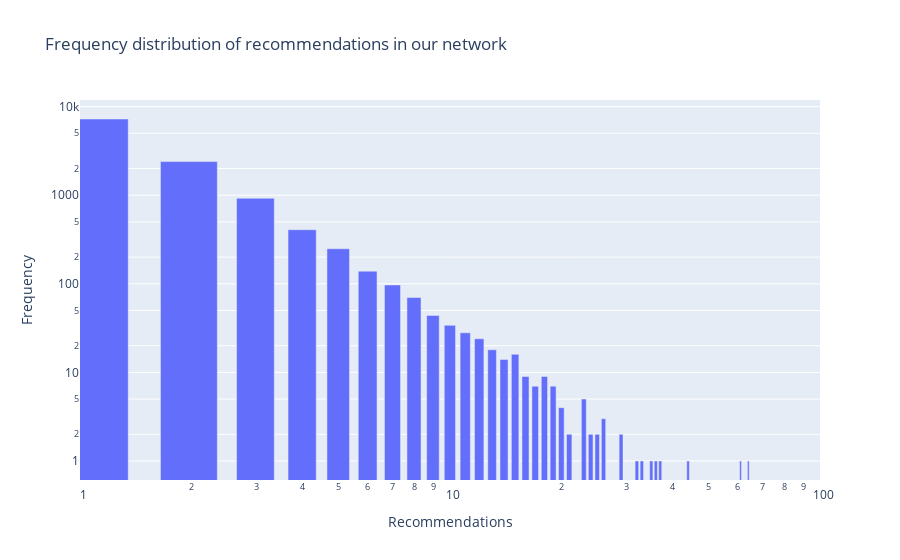

The notebook cell saved with this chart:
### Code cell
#distribution per frequency of recommendations in nodelist

RecommendationsNodelist = []
for index, row in nodeList.iterrows():
    RecommendationsNodelist.append(nodeList.loc[index, 'raccomandazioni-ricevute'])

cntRecommendationsNodelist = Counter()

mostCommon(cntRecommendationsNodelist, RecommendationsNodelist)

RecommendationsNodelist_df = pd.DataFrame(columns=['Recommendations', 'Frequency'])
for count, el in enumerate(cntRecommendationsNodelist.most_common()):
    new_row = {'Recommendations': el[0], 'Frequency': el[1]}
    RecommendationsNodelist_df =RecommendationsNodelist_df.append(new_row, ignore_index=True)

fig3_1 = px.bar(RecommendationsNodelist_df, x="Recommendations", y="Frequency", title = 'Frequency distribution of recommendations in our network', log_x = True, log_y= True)
fig3_1.update_layout(bargap=0.3)
fig3_1.update_xaxes(
    range=[0, 2],  # sets the range of xaxis
)
fig3_1.update_traces(textposition='inside')
fig3_1.show()

### Figure 1 — Plotly figure (JSON) as saved in the notebook; plotly's stock layout.template omitted (floating-point values rounded to 4 significant figures)
{"data": [{"alignmentgroup": "True", "hovertemplate": "Recommendations=%{x}<br>Frequency=%{y}<extra></extra>", "legendgroup": "", "marker": {"color": "#636efa", "pattern": {"shape": ""}}, "name": "", "offsetgroup": "", "orientation": "v", "showlegend": false, "textposition": "inside", "x": [1.0, 2.0, 3.0, 4.0, 5.0, 6.0, 7.0, 8.0, 9.0, 10.0, 11.0, 12.0, 13.0, 15.0, 14.0, 18.0, 16.0, 19.0, 17.0, 23.0, 20.0, 26.0, 29.0, 25.0, 24.0, 21.0, 64.0, 61.0, 44.0, 37.0, 36.0, 35.0, 33.0, 32.0], "xaxis": "x", "y": [7253.0, 2397.0, 924.0, 408.0, 249.0, 139.0, 97.0, 70.0, 44.0, 34.0, 28.0, 24.0, 18.0, 16.0, 14.0, 9.0, 9.0, 7.0, 7.0, 5.0, 4.0, 3.0, 2.0, 2.0, 2.0, 2.0, 1.0, 1.0, 1.0, 1.0, 1.0, 1.0, 1.0, 1.0], "yaxis": "y", "type": "bar"}], "layout": {"xaxis": {"anchor": "y", "domain": [0.0, 1.0], "title": {"text": "Recommendations"}, "type": "log", "range": [0, 2]}, "yaxis": {"anchor": "x", "domain": [0.0, 1.0], "title": {"text": "Frequency"}, "type": "log"}, "legend": {"tracegroupgap": 0}, "title": {"text": "Frequency distribution of recommendations in our network"}, "barmode": "relative", "bargap": 0.3}}
